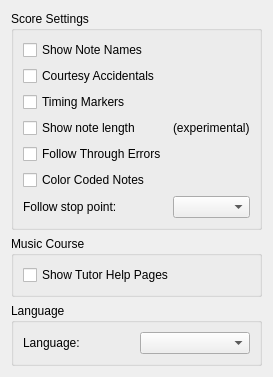
<?xml version="1.0" encoding="UTF-8"?>
<ui version="4.0">
 <class>GuiPreferencesDialog</class>
 <widget class="QWidget" name="GuiPreferencesDialog">
  <property name="sizePolicy">
   <sizepolicy hsizetype="Minimum" vsizetype="Minimum">
    <horstretch>0</horstretch>
    <verstretch>0</verstretch>
   </sizepolicy>
  </property>
  <property name="windowTitle">
   <string>Preferences</string>
  </property>
  <property name="windowIcon">
   <iconset theme="preferences-other"/>
  </property>
  <layout class="QVBoxLayout" name="verticalLayout_4">
   <item>
    <widget class="QGroupBox" name="groupBox_2">
     <property name="title">
      <string>Score Settings</string>
     </property>
     <property name="checkable">
      <bool>false</bool>
     </property>
     <layout class="QVBoxLayout" name="verticalLayout_3">
      <item>
       <layout class="QGridLayout" name="gridLayout">
        <item row="0" column="0">
         <widget class="QCheckBox" name="showNoteNamesCheck">
          <property name="text">
           <string>Show Note Names</string>
          </property>
         </widget>
        </item>
        <item row="6" column="1">
         <spacer name="horizontalSpacer_5">
          <property name="orientation">
           <enum>Qt::Orientation::Horizontal</enum>
          </property>
          <property name="sizeHint" stdset="0">
           <size>
            <width>40</width>
            <height>20</height>
           </size>
          </property>
         </spacer>
        </item>
        <item row="5" column="0">
         <widget class="QCheckBox" name="followThroughErrorsCheck">
          <property name="text">
           <string>Follow Through Errors</string>
          </property>
         </widget>
        </item>
        <item row="6" column="0">
         <widget class="QCheckBox" name="showColoredNotesCheck">
          <property name="toolTip">
           <string>Show color coded notes on the score</string>
          </property>
          <property name="text">
           <string>Color Coded Notes</string>
          </property>
         </widget>
        </item>
        <item row="0" column="1">
         <spacer name="horizontalSpacer_2">
          <property name="orientation">
           <enum>Qt::Orientation::Horizontal</enum>
          </property>
          <property name="sizeHint" stdset="0">
           <size>
            <width>40</width>
            <height>20</height>
           </size>
          </property>
         </spacer>
        </item>
        <item row="2" column="1">
         <spacer name="horizontalSpacer">
          <property name="orientation">
           <enum>Qt::Orientation::Horizontal</enum>
          </property>
          <property name="sizeHint" stdset="0">
           <size>
            <width>40</width>
            <height>20</height>
           </size>
          </property>
         </spacer>
        </item>
        <item row="2" column="0">
         <widget class="QCheckBox" name="timingMarkersCheck">
          <property name="sizePolicy">
           <sizepolicy hsizetype="Maximum" vsizetype="Fixed">
            <horstretch>0</horstretch>
            <verstretch>0</verstretch>
           </sizepolicy>
          </property>
          <property name="text">
           <string>Timing Markers</string>
          </property>
         </widget>
        </item>
        <item row="1" column="1">
         <spacer name="horizontalSpacer_4">
          <property name="orientation">
           <enum>Qt::Orientation::Horizontal</enum>
          </property>
          <property name="sizeHint" stdset="0">
           <size>
            <width>40</width>
            <height>20</height>
           </size>
          </property>
         </spacer>
        </item>
        <item row="5" column="1">
         <spacer name="horizontalSpacer_3">
          <property name="orientation">
           <enum>Qt::Orientation::Horizontal</enum>
          </property>
          <property name="sizeHint" stdset="0">
           <size>
            <width>40</width>
            <height>20</height>
           </size>
          </property>
         </spacer>
        </item>
        <item row="7" column="0">
         <widget class="QLabel" name="label">
          <property name="text">
           <string>Follow stop point:</string>
          </property>
         </widget>
        </item>
        <item row="1" column="0">
         <widget class="QCheckBox" name="courtesyAccidentalsCheck">
          <property name="text">
           <string>Courtesy Accidentals</string>
          </property>
         </widget>
        </item>
        <item row="7" column="1">
         <widget class="QComboBox" name="followStopPointCombo">
          <property name="sizePolicy">
           <sizepolicy hsizetype="Preferred" vsizetype="Fixed">
            <horstretch>0</horstretch>
            <verstretch>0</verstretch>
           </sizepolicy>
          </property>
          <property name="sizeAdjustPolicy">
           <enum>QComboBox::SizeAdjustPolicy::AdjustToContents</enum>
          </property>
         </widget>
        </item>
        <item row="4" column="0">
         <widget class="QCheckBox" name="showNoteLengthCheck">
          <property name="text">
           <string>Show note length</string>
          </property>
         </widget>
        </item>
        <item row="4" column="1">
         <widget class="QLabel" name="experimentalLabel">
          <property name="text">
           <string>(experimental)</string>
          </property>
         </widget>
        </item>
       </layout>
      </item>
     </layout>
    </widget>
   </item>
   <item>
    <widget class="QGroupBox" name="groupBox_3">
     <property name="title">
      <string>Music Course</string>
     </property>
     <layout class="QVBoxLayout" name="verticalLayout_2">
      <item>
       <layout class="QGridLayout" name="gridLayout_2">
        <property name="verticalSpacing">
         <number>0</number>
        </property>
        <item row="0" column="0">
         <widget class="QCheckBox" name="showTutorPagesCheck">
          <property name="text">
           <string>Show Tutor Help Pages</string>
          </property>
         </widget>
        </item>
       </layout>
      </item>
     </layout>
    </widget>
   </item>
   <item>
    <widget class="QGroupBox" name="groupBox_4">
     <property name="title">
      <string>Language</string>
     </property>
     <layout class="QVBoxLayout" name="verticalLayout_5">
      <item>
       <layout class="QGridLayout" name="gridLayout_3">
        <item row="0" column="0">
         <widget class="QLabel" name="label_3">
          <property name="text">
           <string>Language:</string>
          </property>
         </widget>
        </item>
        <item row="0" column="1">
         <widget class="QComboBox" name="languageCombo"/>
        </item>
       </layout>
      </item>
     </layout>
    </widget>
   </item>
  </layout>
 </widget>
 <resources/>
 <connections/>
</ui>
